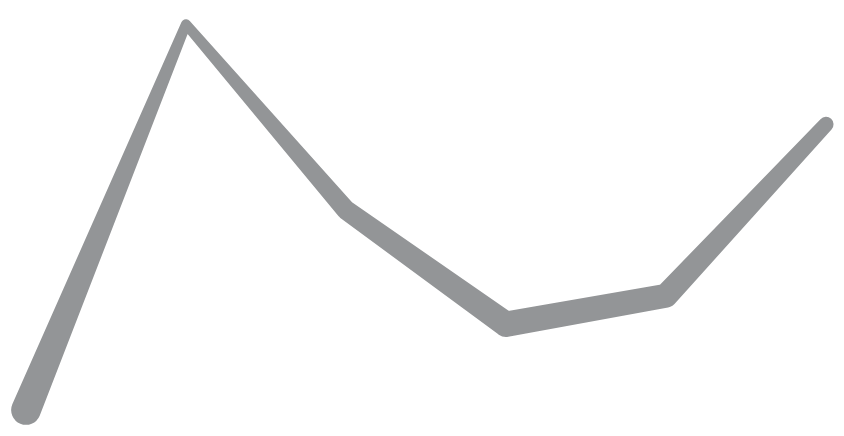

Describe this chart as a Vega-Lite specification.
### Vega specification from a JSON file in a GitHub repository (floating-point values rounded to 4 significant figures)
{"$schema": "https://vega.github.io/schema/vega/v3.0.json", "width": 400, "height": 200, "padding": 5, "signals": [{"name": "defined", "value": true, "bind": {"input": "checkbox"}}, {"name": "size", "value": 5, "bind": {"input": "range", "min": 1, "max": 10}}], "data": [{"name": "table", "values": [{"u": 1, "v": 28}, {"u": 2, "v": 55}, {"u": 3, "v": 42}, {"u": 4, "v": 34}, {"u": 5, "v": 36}, {"u": 6, "v": 48}]}], "scales": [{"name": "xscale", "type": "linear", "range": "width", "zero": false, "domain": {"data": "table", "field": "u"}}, {"name": "yscale", "type": "linear", "range": "height", "nice": true, "zero": false, "domain": {"data": "table", "field": "v"}}, {"name": "zscale", "type": "linear", "range": [5, 1], "domain": {"data": "table", "field": "v"}}], "marks": [{"type": "trail", "from": {"data": "table"}, "encode": {"enter": {"fill": {"value": "#939597"}}, "update": {"x": {"scale": "xscale", "field": "u"}, "y": {"scale": "yscale", "field": "v"}, "size": {"scale": "zscale", "field": "v", "mult": {"signal": "size"}}, "defined": {"signal": "defined || datum.u !== 3"}, "opacity": {"value": 1}}, "hover": {"opacity": {"value": 0.5}}}}]}
